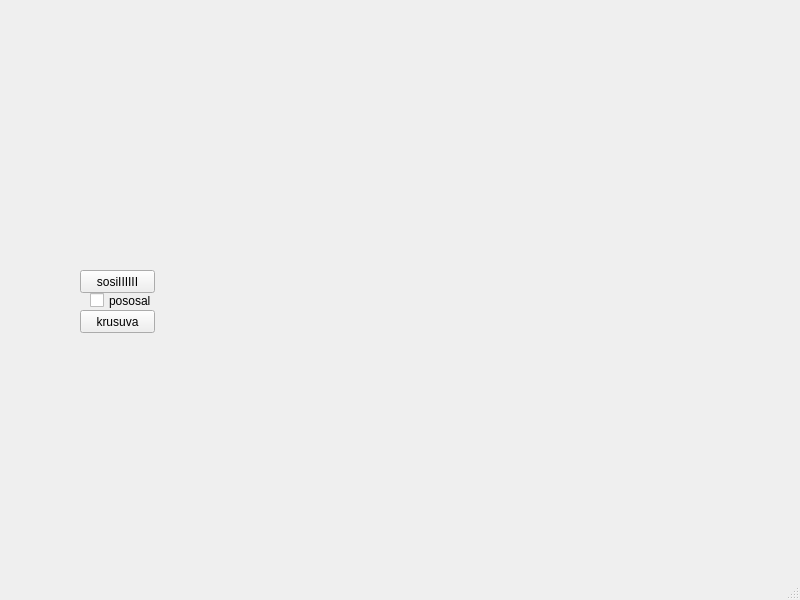
<?xml version="1.0" encoding="UTF-8"?>
<ui version="4.0">
 <class>MainWindow</class>
 <widget class="QMainWindow" name="MainWindow">
  <property name="geometry">
   <rect>
    <x>0</x>
    <y>0</y>
    <width>800</width>
    <height>600</height>
   </rect>
  </property>
  <property name="windowTitle">
   <string>MainWindow</string>
  </property>
  <widget class="QWidget" name="centralwidget">
   <widget class="QPushButton" name="pushButton">
    <property name="geometry">
     <rect>
      <x>80</x>
      <y>270</y>
      <width>75</width>
      <height>23</height>
     </rect>
    </property>
    <property name="text">
     <string>sosiIIIIII</string>
    </property>
   </widget>
   <widget class="QCheckBox" name="checkBox">
    <property name="geometry">
     <rect>
      <x>90</x>
      <y>280</y>
      <width>71</width>
      <height>41</height>
     </rect>
    </property>
    <property name="text">
     <string>pososal</string>
    </property>
   </widget>
   <widget class="QPushButton" name="pushButton_2">
    <property name="geometry">
     <rect>
      <x>80</x>
      <y>310</y>
      <width>75</width>
      <height>23</height>
     </rect>
    </property>
    <property name="text">
     <string>krusuva</string>
    </property>
   </widget>
  </widget>
  <widget class="QMenuBar" name="menubar">
   <property name="geometry">
    <rect>
     <x>0</x>
     <y>0</y>
     <width>800</width>
     <height>21</height>
    </rect>
   </property>
  </widget>
  <widget class="QStatusBar" name="statusbar"/>
 </widget>
 <resources/>
 <connections/>
</ui>
